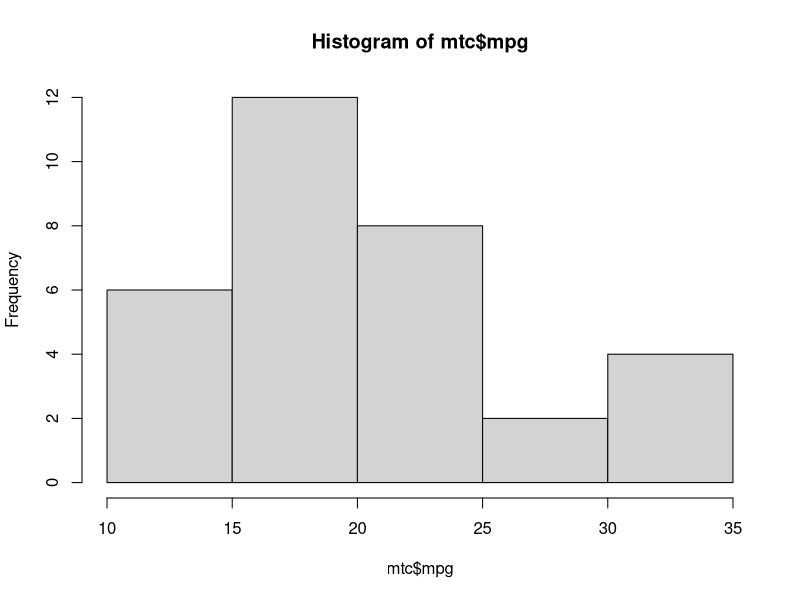
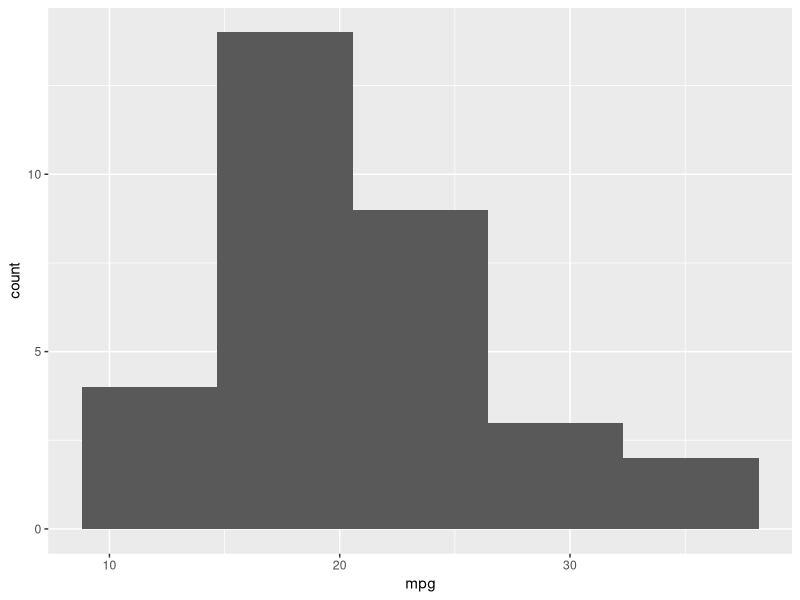
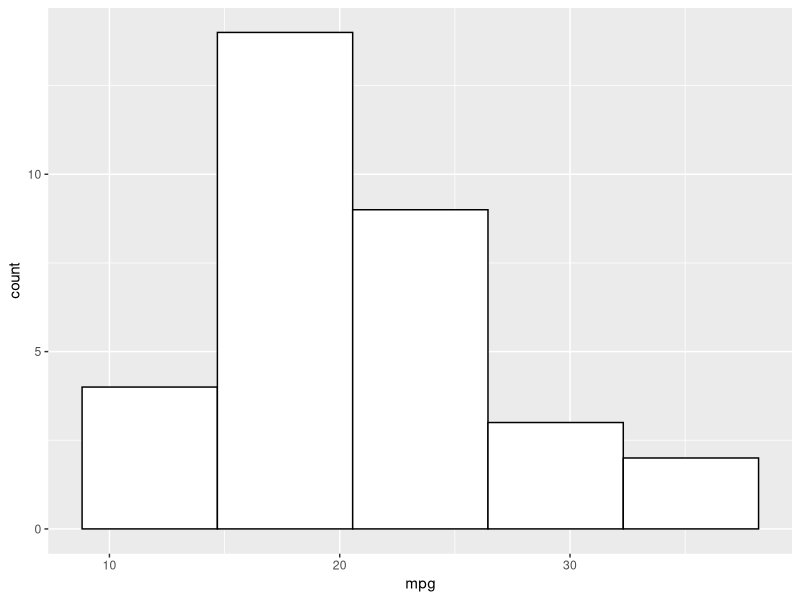
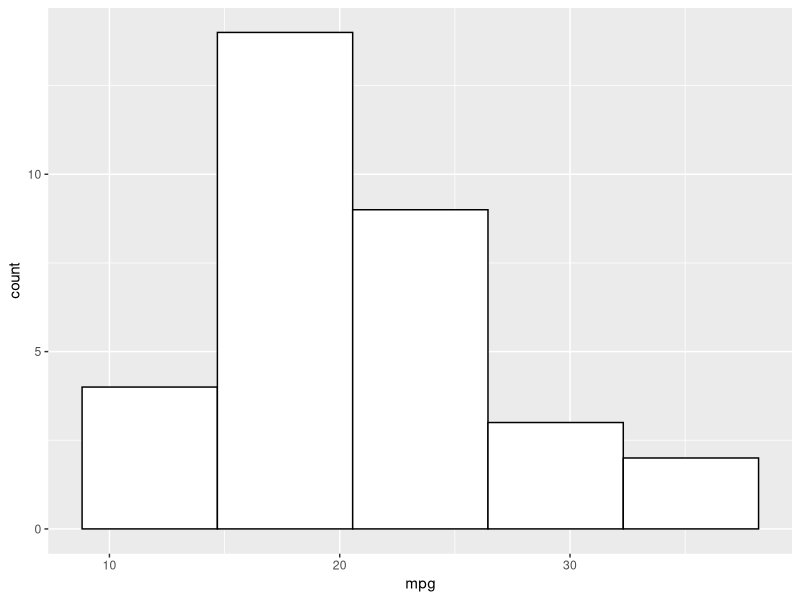
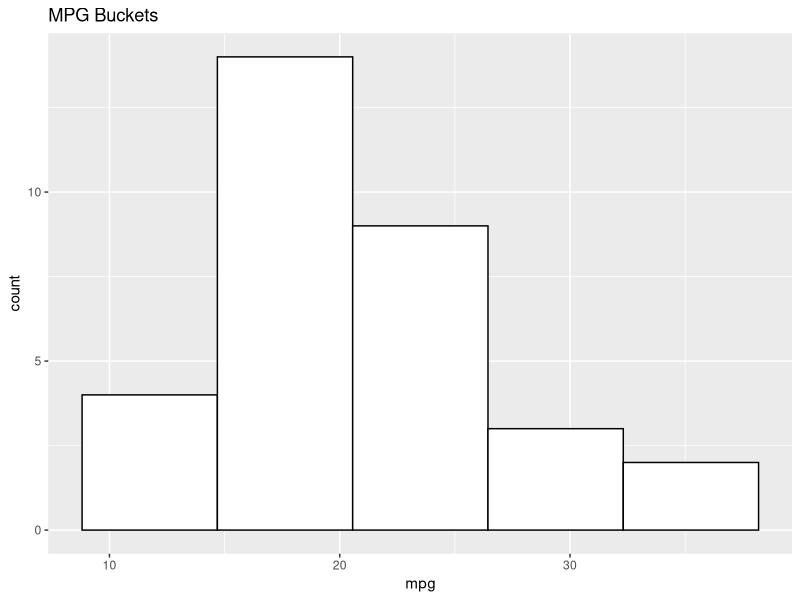
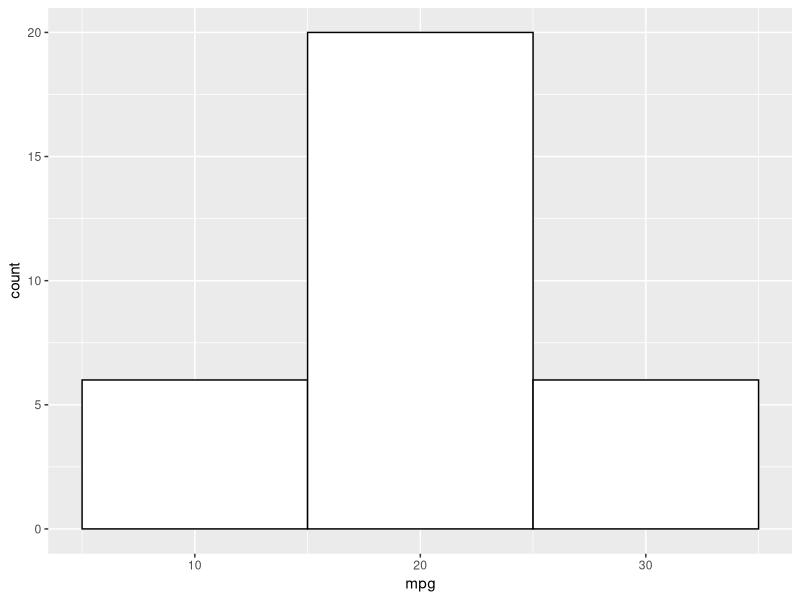
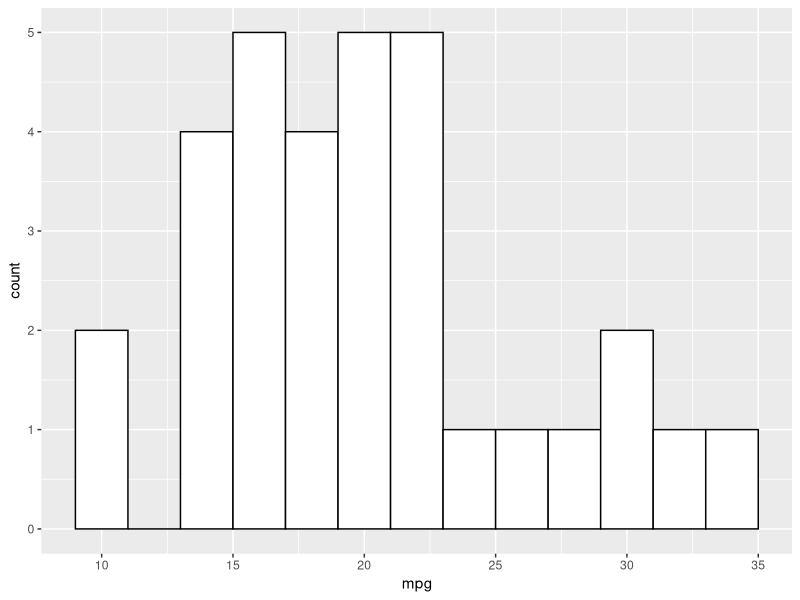
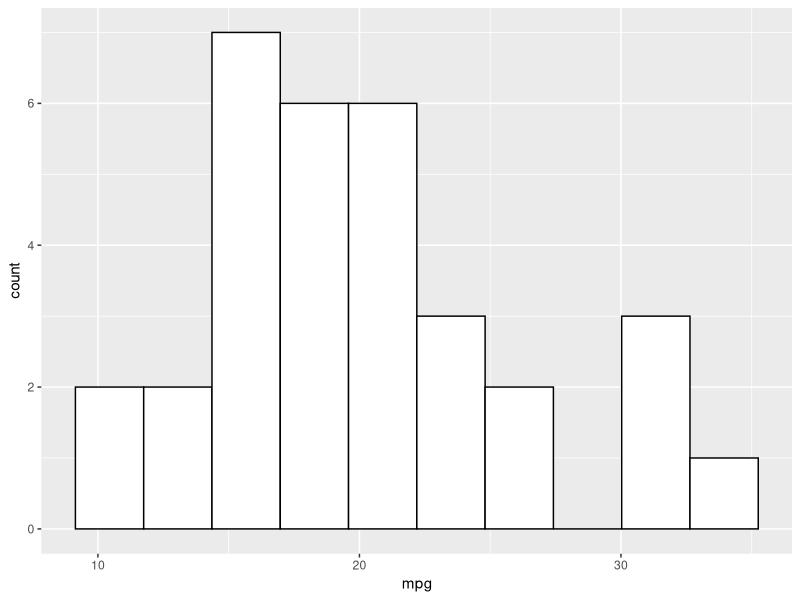

Write R code to recreate these figures, in order.
# Brett W. 
# LIS4761 - Data Mining
# Lesson 2: Pictures Versus Numbers
# Followed from video here: https://www.youtube.com/watch?v=7XKnbMA1kkA

# Install packages
install.packages("ggplot2")
library(ggplot2)

# First section - MTCARS data
mtc <- mtcars
hist(mtc$mpg, breaks = 4)

# Basic histogram. 
ggplot(mtc, aes(x=mpg)) + geom_histogram(bins=5)

# Slightly better histogram. 
ggplot(mtc, aes(x=mpg)) + geom_histogram(bins=5, color="black", fill="white")
g <- ggplot(mtc, aes(x=mpg)) + geom_histogram(bins=5, color="black", fill="white")
g

# Basic histogram with a title. 
g + ggtitle("MPG Buckets")

# Basic histogram with larger binwidth. 
g <- ggplot(mtc, aes(x=mpg)) + geom_histogram(binwidth = 10, color="black", fill="white")
g

# Basic histogram with a smaller binwidth. 
g <- ggplot(mtc, aes(x=mpg)) + geom_histogram(binwidth = 2, color="black", fill="white")
g

# Basic histogram with more bins. 
g <- ggplot(mtc, aes(x=mpg)) + geom_histogram(bins = 10, color="black", fill="white")
g

# Second section - Travel time data
timeToNYC <- c(4, 4.5, 3.5, 5, 4, 4.2)
timeToNYCWeek2 <- c(4.5, 5, 3.8, 5.2, 4.6, 4.3)

day <- c("mon", "tues", "wed", "thurs", "fri", "sat")
week1 <- c(1, 1, 1, 1, 1, 1)
week2 <- c(2, 2, 2, 2, 2, 2)

time <- c(timeToNYC, timeToNYCWeek2)

week <- as.factor(c(week1, week2))
dayOfWeek <- c(day, day)
df <- data.frame(day, timeToNYC, timeToNYCWeek2)
df

# Line graph of first week. 
ggplot(df, aes(x=day, y=timeToNYC, group=1)) + geom_line()

# Dotted line graoh of first week. 
g <- ggplot(df, aes(x=day, y=timeToNYC, group=1)) + geom_line(color="red", linetype="dashed", size=1.5)
g

# More takes on the line graph. 
g + geom_point()
g + geom_point(color="blue", size=4)
g + geom_point(color="blue", size=4) + ylab("Time to NYC (in hours)")
g

# Dotplot of first week data. 
ggplot(df, aes(x=day, y=timeToNYC, group=1)) + geom_point(color="blue", size=4)

# Third section -  Comparing data
df <- data.frame(dayOfWeek, time, week)
df

# Double line graph for travel time between the first and second week. 
g <- ggplot(df, aes(x=dayOfWeek, group=week, color=week)) + geom_line(aes(y=time))
g

# Double line graph for travel times between first and second week. 
g <- g + ylab("Time to NYC (in hours)") + ggtitle("Comparing Weekly Times")
g

